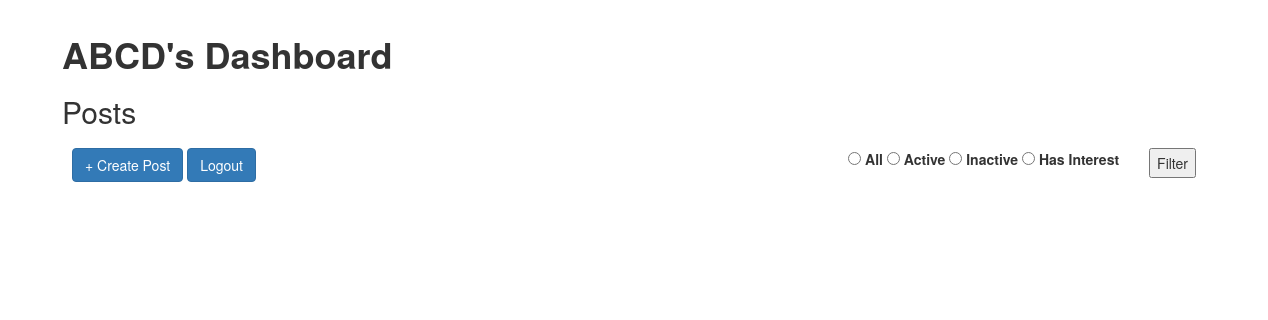
The page /recruiter/homepage/ (signed in) on the database as committed earlier.
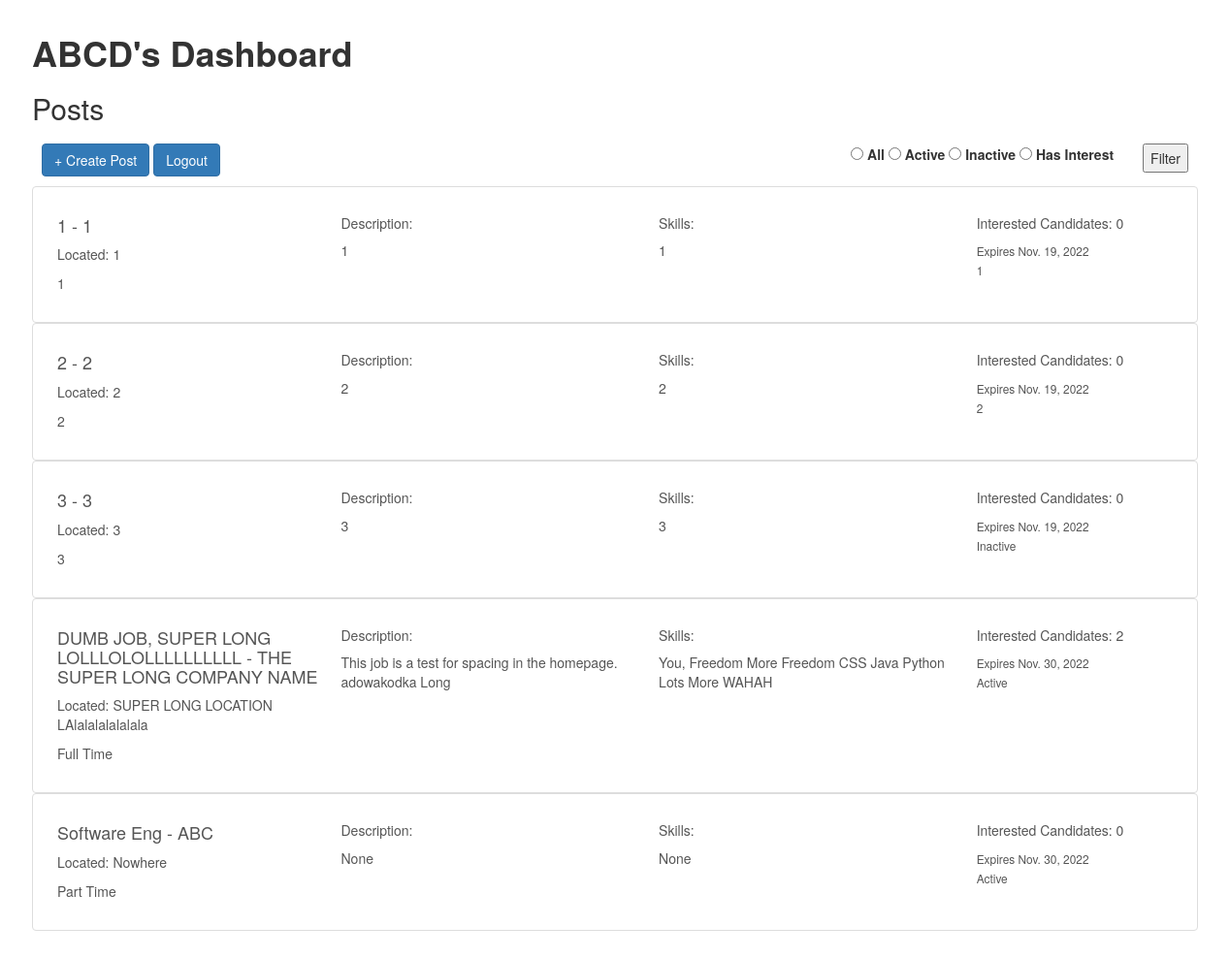
The same page on the database as committed later.
### recruiter/models.py (models this page shows)
class JobPost(models.Model):
    recruiter = models.ForeignKey(RecruiterProfile, on_delete=models.CASCADE)
    pos_title = models.CharField("Position Title", max_length = 200)
    type = models.CharField("Type", max_length=200)
    location = models.CharField("Location", max_length = 200)
    des_skills = models.TextField("Desired Skills")
    description = models.TextField("Description")
    company = models.CharField("Company", max_length = 200)
    exp_date = models.DateField("Expiration Date")
    status = models.CharField("Status", max_length = 200)
    interested_candidates = models.PositiveIntegerField("Interested Candidates", default = 0)
    interested_ids = models.TextField("Interested IDs", default="")
    def __str__(self):
        return f"{self.pos_title} ({self.type}) - {self.company}"

### recruiter/views.py (the view)
# urls.py: path("homepage/", views.homepage_view, name = 'homepage'),
@login_required(login_url = login_url)
@user_passes_test(recruiter_check, login_url = login_url)
def homepage_view(request):
    try:
        recruiter = RecruiterProfile.objects.get(user = request.user)
        queryset = JobPost.objects.filter(recruiter = recruiter)
        if request.method == 'GET':
            filter = request.GET.get("filter", "")
            if filter == "Active":
                queryset = queryset.filter(status = filter)
            elif filter == "Inactive":
                queryset = queryset.filter(status = filter)
            elif filter == "Interested":
                queryset = queryset.filter(interested_candidates__gte = 1)
        queryset = queryset.order_by(Lower('pos_title'))
        print(queryset)
        context = {'recruiter': recruiter,
                    'job_posts': queryset,
                    "filter": forms.ChoiceField(choices = (("Candidate","Candidate"), ("Recruiter","Recruiter")))}
        return render(request, 'recruiter/homepage.html', context=context)
    except RecruiterProfile.DoesNotExist:
        return HttpResponseRedirect('/recruiter/profile_creation')

### recruiter/views.py (called while the page is built)
def recruiter_check(user):
        return list(user.groups.all())[0].name == 'Recruiters'

### recruiter/templates/recruiter/homepage.html (shortened to what this page needs)
{% extends "recruiter_base.html" %}
{% block content %}
<div class="div-center-xlarge">
    <h1><b>{{recruiter.name}}'s Dashboard</b></h1>
    <h2>Posts</h2>
    <div style="padding:10px">
            <a class="btn btn-primary" href="/recruiter/post_creation/" role="button">+ Create Post</a>
            <a class="btn btn-primary" href="/register/logout" role="button">Logout</a>
            <form class = "right-align" method="get">
                <span style="padding:10px">
                    <input type="radio" name="filter" value="All" class="form-check-input" id="view-method_0" required="">
                    <label class="form-check-label" for="view-method_0"> All </label>
                    <input type="radio" name="filter" value="Active" class="form-check-input" id="view-method_1" required="">
                    <label class="form-check-label" for="view-method_1"> Active </label>
                    <input type="radio" name="filter" value="Inactive" class="form-check-input" id="view-method_2" required="">
                    <label class="form-check-label" for="view-method_2"> Inactive </label>
                    <input type="radio" name="filter" value="Interested" class="form-check-input" id="view-method_3" required="">
                    <label class="form-check-label" for="view-method_3"> Has Interest </label>
                </span>
                <span style="padding:10px">
                    <button class="right-align" type="submit">Filter</button>
                </span>
            </form>
    </div>
    <div class = "list-group">
        {% for post in job_posts %}
        <div>
            <a href="/recruiter/post/{{ post.id }}/" class="list-group-item list-group-item-action" aria-current="true">
            <div class="container text-left">
                <div class = "row">
                    <div class = "column-left">
                        <div class="d-flex w-100 justify-content-between">
                            <h4 class="mb-1">{{ post.pos_title }} - {{ post.company }}</h4>
                            <p class="mb-1">Located: {{ post.location }}</p>
                            <p class="mb-1">{{ post.type }}</p>
                        </div>
                    </div>
                    <div class = "column-middle">
                        <div class="d-flex w-100 justify-content-between">
                            <h5>Description:</h5>
                            <p class="mb-1">{{post.description}}</p>
                        </div>
                    </div>
                    <div class = "column-middle2">
                        <div class="d-flex w-100 justify-content-between">
                            <h5>Skills:</h5>
                            <p class="mb-1">{{post.des_skills}}</p>
                        </div>
                    </div>
                    <div class = "column-right">
                        <div class="d-flex w-100 justify-content-between">
                            <h5>Interested Candidates: {{post.interested_candidates}}</h5>
                            <small>Expires {{post.exp_date}}</small>
                        </div>
                        <small>{{post.status}}</small>
                    </div>
                </div>
            </div>
            </a>
        </div>
        {% endfor %}
    </div>
</div>
{% endblock %}

Rows that differ between the two databases and show on the page:
added JobPost: pos_title "1", company "1", location "1", type "1", description "1", des_skills "1", interested_candidates "0", exp_date "Nov. 19, 2022", status "1"
added JobPost: pos_title "2", company "2", location "2", type "2", description "2", des_skills "2", interested_candidates "0", exp_date "Nov. 19, 2022", status "2"
added JobPost: pos_title "3", company "3", location "3", type "3", description "3", des_skills "3", interested_candidates "0", exp_date "Nov. 19, 2022", status "Inactive"
added JobPost: pos_title "DUMB JOB, SUPER LONG LOLLLOLOLLLLLLLLLL", company "THE SUPER LONG COMPANY NAME", location "SUPER LONG LOCATION LAlalalalalalala", type "Full Time", description "This job is a test for spacing in the homepage. adowakodka Long", des_skills "You, Freedom More Freedom CSS Java Python Lots More WAHAH", interested_candidates "2", exp_date "Nov. 30, 2022", status "Active"
added JobPost: pos_title "Software Eng", company "ABC", location "Nowhere", type "Part Time", description "None", des_skills "None", interested_candidates "0", exp_date "Nov. 30, 2022", status "Active"
